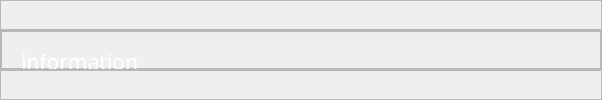
            <widget class="QWidget" name="Info">
             <layout class="QVBoxLayout" name="verticalLayout_6">
              <property name="spacing">
               <number>0</number>
              </property>
              <property name="leftMargin">
               <number>0</number>
              </property>
              <property name="topMargin">
               <number>0</number>
              </property>
              <property name="rightMargin">
               <number>0</number>
              </property>
              <property name="bottomMargin">
               <number>0</number>
              </property>
              <item>
               <widget class="QFrame" name="frame_27">
                <property name="maximumSize">
                 <size>
                  <width>16777215</width>
                  <height>30</height>
                 </size>
                </property>
                <property name="frameShape">
                 <enum>QFrame::StyledPanel</enum>
                </property>
                <property name="frameShadow">
                 <enum>QFrame::Raised</enum>
                </property>
               </widget>
              </item>
              <item>
               <widget class="QFrame" name="frame_28">
                <property name="frameShape">
                 <enum>QFrame::StyledPanel</enum>
                </property>
                <property name="frameShadow">
                 <enum>QFrame::Raised</enum>
                </property>
                <layout class="QHBoxLayout" name="horizontalLayout_7">
                 <property name="spacing">
                  <number>0</number>
                 </property>
                 <property name="leftMargin">
                  <number>0</number>
                 </property>
                 <property name="topMargin">
                  <number>0</number>
                 </property>
                 <property name="rightMargin">
                  <number>0</number>
                 </property>
                 <property name="bottomMargin">
                  <number>0</number>
                 </property>
                 <item>
                  <widget class="QFrame" name="frame_30">
                   <property name="frameShape">
                    <enum>QFrame::StyledPanel</enum>
                   </property>
                   <property name="frameShadow">
                    <enum>QFrame::Raised</enum>
                   </property>
                  </widget>
                 </item>
                 <item>
                  <widget class="QFrame" name="frame_31">
                   <property name="minimumSize">
                    <size>
                     <width>600</width>
                     <height>0</height>
                    </size>
                   </property>
                   <property name="maximumSize">
                    <size>
                     <width>600</width>
                     <height>16777215</height>
                    </size>
                   </property>
                   <property name="frameShape">
                    <enum>QFrame::StyledPanel</enum>
                   </property>
                   <property name="frameShadow">
                    <enum>QFrame::Raised</enum>
                   </property>
                   <widget class="QLabel" name="label_4">
                    <property name="geometry">
                     <rect>
                      <x>20</x>
                      <y>10</y>
                      <width>241</width>
                      <height>41</height>
                     </rect>
                    </property>
                    <property name="font">
                     <font>
                      <family>ROG Fonts</family>
                      <pointsize>16</pointsize>
                     </font>
                    </property>
                    <property name="styleSheet">
                     <string notr="true">color: White</string>
                    </property>
                    <property name="text">
                     <string>information</string>
                    </property>
                   </widget>
                   <widget class="QLabel" name="label_5">
                    <property name="geometry">
                     <rect>
                      <x>10</x>
                      <y>440</y>
                      <width>561</width>
                      <height>81</height>
                     </rect>
                    </property>
                    <property name="font">
                     <font>
                      <family>Rockwell</family>
                      <pointsize>10</pointsize>
                     </font>
                    </property>
                    <property name="styleSheet">
                     <string notr="true">color: White</string>
                    </property>
                    <property name="text">
                     <string>Contact me
E-mail : 63120028@kmitl.ac.th
Tel : Not gonna tell you</string>
                    </property>
                   </widget>
                   <widget class="QLabel" name="label_7">
                    <property name="geometry">
                     <rect>
                      <x>20</x>
                      <y>70</y>
                      <width>561</width>
                      <height>201</height>
                     </rect>
                    </property>
                    <property name="font">
                     <font>
                      <family>Rockwell</family>
                      <pointsize>10</pointsize>
                     </font>
                    </property>
                    <property name="styleSheet">
                     <string notr="true">color: White</string>
                    </property>
                    <property name="text">
                     <string>Package include

 -PyQt5
 -face_recognition
 -openCV
 -sqlite3
 -pickle

 And a lot more
This is just information example</string>
                    </property>
                   </widget>
                   <widget class="QPushButton" name="cleardataall">
                    <property name="geometry">
                     <rect>
                      <x>200</x>
                      <y>370</y>
                      <width>160</width>
                      <height>40</height>
                     </rect>
                    </property>
                    <property name="maximumSize">
                     <size>
                      <width>160</width>
                      <height>40</height>
                     </size>
                    </property>
                    <property name="font">
                     <font>
                      <family>ROG Fonts</family>
                      <pointsize>10</pointsize>
                     </font>
                    </property>
                    <property name="styleSheet">
                     <string notr="true">QPushButton{
color: White;
background-color: rgb(47, 47, 47);
border-style: outset;
border-radius: 10px
}

QPushButton::hover{
	background-color: rgb(40, 40, 40);
}

QPushButton::pressed{
	background-color: rgb(50, 50, 50);
}</string>
                    </property>
                    <property name="text">
                     <string>Clear data</string>
                    </property>
                   </widget>
                   <widget class="QLabel" name="label_8">
                    <property name="geometry">
                     <rect>
                      <x>130</x>
                      <y>410</y>
                      <width>291</width>
                      <height>31</height>
                     </rect>
                    </property>
                    <property name="font">
                     <font>
                      <family>Rockwell</family>
                      <pointsize>10</pointsize>
                     </font>
                    </property>
                    <property name="styleSheet">
                     <string notr="true">color: White</string>
                    </property>
                    <property name="text">
                     <string>P.S. There is no confirmation window.</string>
                    </property>
                   </widget>
                   <widget class="QTextBrowser" name="textBrowser_3">
                    <property name="geometry">
                     <rect>
                      <x>0</x>
                      <y>300</y>
                      <width>591</width>
                      <height>61</height>
                     </rect>
                    </property>
                    <property name="font">
                     <font>
                      <family>ROG Fonts</family>
                      <pointsize>12</pointsize>
                     </font>
                    </property>
                    <property name="styleSheet">
                     <string notr="true">color: white;</string>
                    </property>
                    <property name="frameShape">
                     <enum>QFrame::NoFrame</enum>
                    </property>
                   </widget>
                  </widget>
                 </item>
                 <item>
                  <widget class="QFrame" name="frame_32">
                   <property name="frameShape">
                    <enum>QFrame::StyledPanel</enum>
                   </property>
                   <property name="frameShadow">
                    <enum>QFrame::Raised</enum>
                   </property>
                  </widget>
                 </item>
                </layout>
               </widget>
              </item>
              <item>
               <widget class="QFrame" name="frame_29">
                <property name="maximumSize">
                 <size>
                  <width>16777215</width>
                  <height>30</height>
                 </size>
                </property>
                <property name="frameShape">
                 <enum>QFrame::StyledPanel</enum>
                </property>
                <property name="frameShadow">
                 <enum>QFrame::Raised</enum>
                </property>
               </widget>
              </item>
             </layout>
            </widget>
